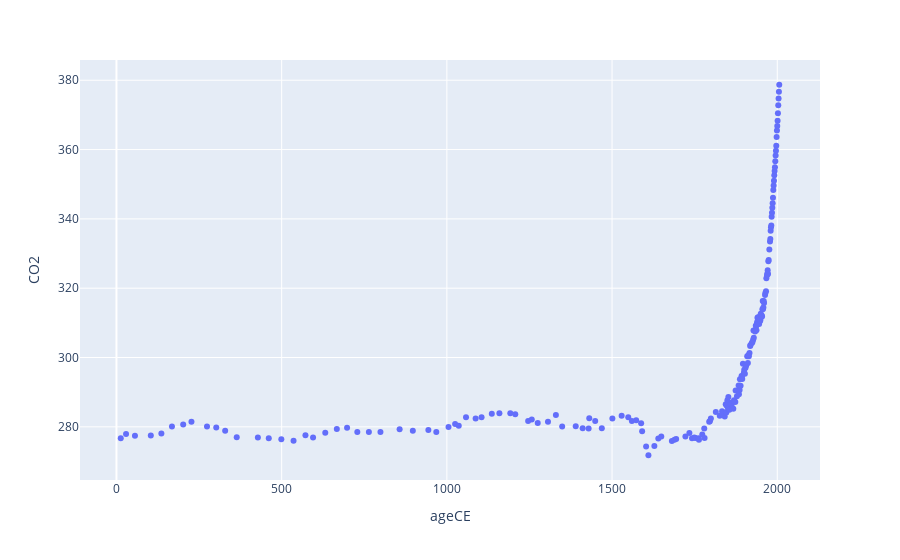

Write notebook code for a chart like this one.
### Code cell
px.scatter(df,x='ageCE',y='CO2')

### Figure 1 — Plotly figure (JSON) as saved in the notebook; plotly's stock layout.template omitted (floating-point values rounded to 4 significant figures; data arrays with more than 128 entries replaced by an {"elided": "..."} marker saying what was removed)
{"data": [{"hovertemplate": "ageCE=%{x}<br>CO2=%{y}<extra></extra>", "legendgroup": "", "marker": {"color": "#636efa", "symbol": "circle"}, "mode": "markers", "name": "", "orientation": "v", "showlegend": false, "type": "scatter", "x": {"elided": "193 int values"}, "xaxis": "x", "y": {"elided": "193 float values"}, "yaxis": "y"}], "layout": {"autosize": true, "legend": {"tracegroupgap": 0}, "margin": {"t": 60}, "xaxis": {"anchor": "y", "autorange": true, "domain": [0, 1], "range": [-107.4, 2126.0], "title": {"text": "ageCE"}, "type": "linear"}, "yaxis": {"anchor": "x", "autorange": true, "domain": [0, 1], "range": [263.5, 387.0], "title": {"text": "CO2"}, "type": "linear"}}}
